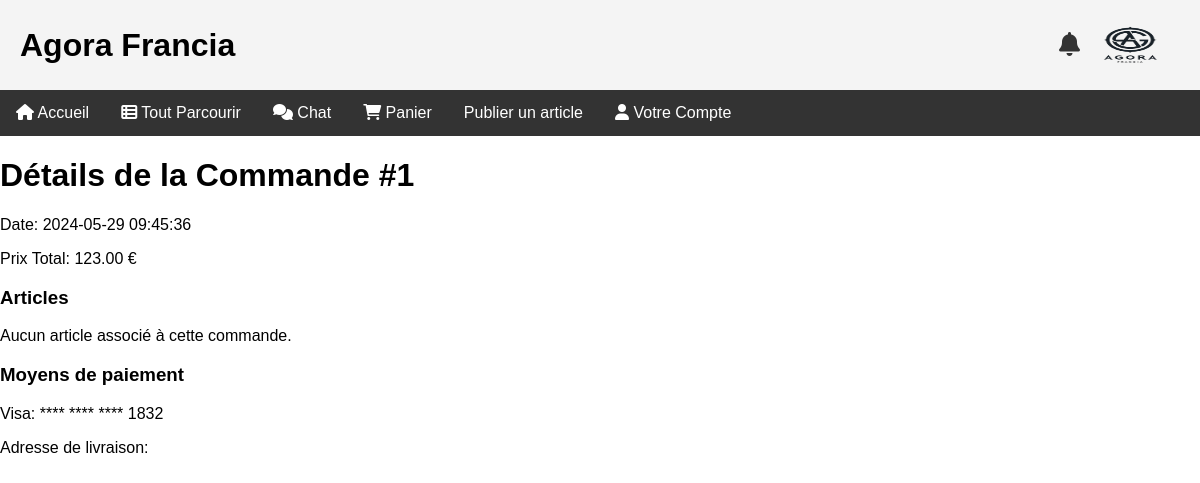
Screenshot of /order_details.php?commande_id=1 (signed in) with the database file from the repository.
### tables this page shows
CREATE TABLE `commandes` (
  `id` int(11) NOT NULL,
  `acheteur_id` int(11) DEFAULT NULL,
  `article_id` int(11) DEFAULT NULL,
  `quantite` int(11) DEFAULT NULL,
  `prix_total` decimal(10,2) DEFAULT NULL,
  `adresse_livraison` text DEFAULT NULL,
  `date_commande` timestamp NOT NULL DEFAULT current_timestamp(),
  `status` enum('en attente','expédiée','livrée','annulée') DEFAULT NULL
);

CREATE TABLE `cartes` (
  `id` int(11) NOT NULL,
  `utilisateur_id` int(11) DEFAULT NULL,
  `type_carte` enum('Visa','MasterCard','AmericanExpress','PayPal') DEFAULT NULL,
  `numero_carte` varchar(16) DEFAULT NULL,
  `nom_carte` varchar(100) DEFAULT NULL,
  `expiration` date DEFAULT NULL,
  `code_securite` varchar(4) DEFAULT NULL
);

### order_details.php (the view, shortened to what this page needs)
<?php
include 'db_connect.php';
$commande_id = $_GET['commande_id'];
$user_id = $_SESSION['user_id'];
$stmt = $pdo->prepare("SELECT * FROM commandes WHERE id = ? AND acheteur_id = ?");
$stmt->execute([$commande_id, $user_id]);
$commande = $stmt->fetch();
$stmt = $pdo->prepare("SELECT ca.quantite, a.* FROM commandes_articles ca JOIN articles a ON ca.article_id = a.id WHERE ca.commande_id = ?");
$stmt->execute([$commande_id]);
$articles_commandes = $stmt->fetchAll();
$adresse_livraison = $commande['adresse_livraison'];
$stmt = $pdo->prepare("SELECT * FROM cartes WHERE utilisateur_id = ?");
$stmt->execute([$user_id]);
$cartes = $stmt->fetchAll();
?>
<!DOCTYPE html>
<html lang="fr">
<head>
    <link href="style.css" rel="stylesheet" type="text/css" />
    <link rel="stylesheet" href="https://cdnjs.cloudflare.com/ajax/libs/font-awesome/6.0.0-beta3/css/all.min.css">
</head>
<body>
<div class="wrapper">
    <div class="header">
        <h1>Agora Francia</h1>
        <div class="logo-notification">
            <a href="notifications.html" class="notification-icon"><i class="fas fa-bell"></i></a>
            <img src="logo.png" width="100" height="100" alt="logoAgora">
        </div>
    </div>
    <div class="navigation">
        <a href="index.html"><i class="fas fa-home"></i> Accueil</a>
        <a href="browse.php"><i class="fas fa-th-list"></i> Tout Parcourir</a>
        <a href="chat.php"><i class="fas fa-comments"></i> Chat</a>
        <a href="cart.php"><i class="fas fa-shopping-cart"></i> Panier</a>
        <?php if (isset($_SESSION['user_id'])): ?>
            <a href="publish_article.php">Publier un article</a>
        <?php endif; ?>
        <div class="dropdown">
            <a href="#votrecompte" class="dropbtn"><i class="fas fa-user"></i> Votre Compte</a>
        </div>
    </div>
    <h1>Détails de la Commande #<?php echo htmlspecialchars($commande['id'] ?? ''); ?></h1>
    <div class="commande-details">
        <p>Date: <?php echo htmlspecialchars($commande['date_commande'] ?? ''); ?></p>
        <p>Prix Total: <?php echo htmlspecialchars($commande['prix_total'] ?? ''); ?> €</p>
        <h3>Articles</h3>
        <?php if ($articles_commandes): ?>
            <?php foreach ($articles_commandes as $article): ?>
                <div class="article-container">
                    <?php if (!empty($article['photo'])): ?>
                        <img src="<?php echo htmlspecialchars($article['photo']); ?>" alt="Photo de l'article" class="article-photo">
                    <?php endif; ?>
                    <div class="article-details">
                        <h4><?php echo htmlspecialchars($article['nom'] ?? ''); ?></h4>
                        <p>Description: <?php echo htmlspecialchars($article['description'] ?? ''); ?></p>
                        <p>Prix: <?php echo htmlspecialchars($article['prix'] ?? ''); ?> €</p>
                        <p>Quantité: <?php echo htmlspecialchars($article['quantite'] ?? ''); ?></p>
                        <p>État: <?php echo htmlspecialchars($article['etat'] ?? ''); ?></p>
                    </div>
                </div>
            <?php endforeach; ?>
        <?php else: ?>
            <p>Aucun article associé à cette commande.</p>
        <?php endif; ?>
        <h3>Moyens de paiement</h3>
        <?php foreach ($cartes as $carte): ?>
            <p><?php echo htmlspecialchars($carte['type_carte'] ?? ''); ?>: **** **** **** <?php echo htmlspecialchars(substr($carte['numero_carte'], -4) ?? ''); ?></p>
        <?php endforeach; ?>
        <p>Adresse de livraison: <?php echo htmlspecialchars($adresse_livraison ?? ''); ?></p>
    </div>
</body>
</html>

### style.css (style rules this page uses)
body { font-family: Arial, sans-serif; margin: 0; padding: 0; }
.wrapper { width: 100%; margin: 0 auto; min-height: 100vh; position: relative; padding-bottom: 50px; }
.header { background: #f4f4f4; padding: 20px; text-align: center; display: flex; justify-content: space-between; align-items: center; }
.header img { height: 50px; }
.header h1 { margin: 0; }
.navigation { background: #333; color: white; overflow: hidden; }
.navigation a { float: left; display: block; color: white; text-align: center; padding: 14px 16px; text-decoration: none; }
.logo-notification { display: flex; align-items: center; }
.notification-icon { margin-left: 10px; font-size: 24px; color: #333; }
.dropdown { float: left; overflow: hidden; }
.dropdown .dropbtn { font-size: 16px; border: none; outline: none; color: white; padding: 14px 16px; background-color: inherit; font-family: inherit; margin: 0; }

### rows the page displays
commandes: id "1", date_commande "2024-05-29 09:45:36", prix_total "123.00"
cartes: type_carte "Visa", numero_carte "1832"
